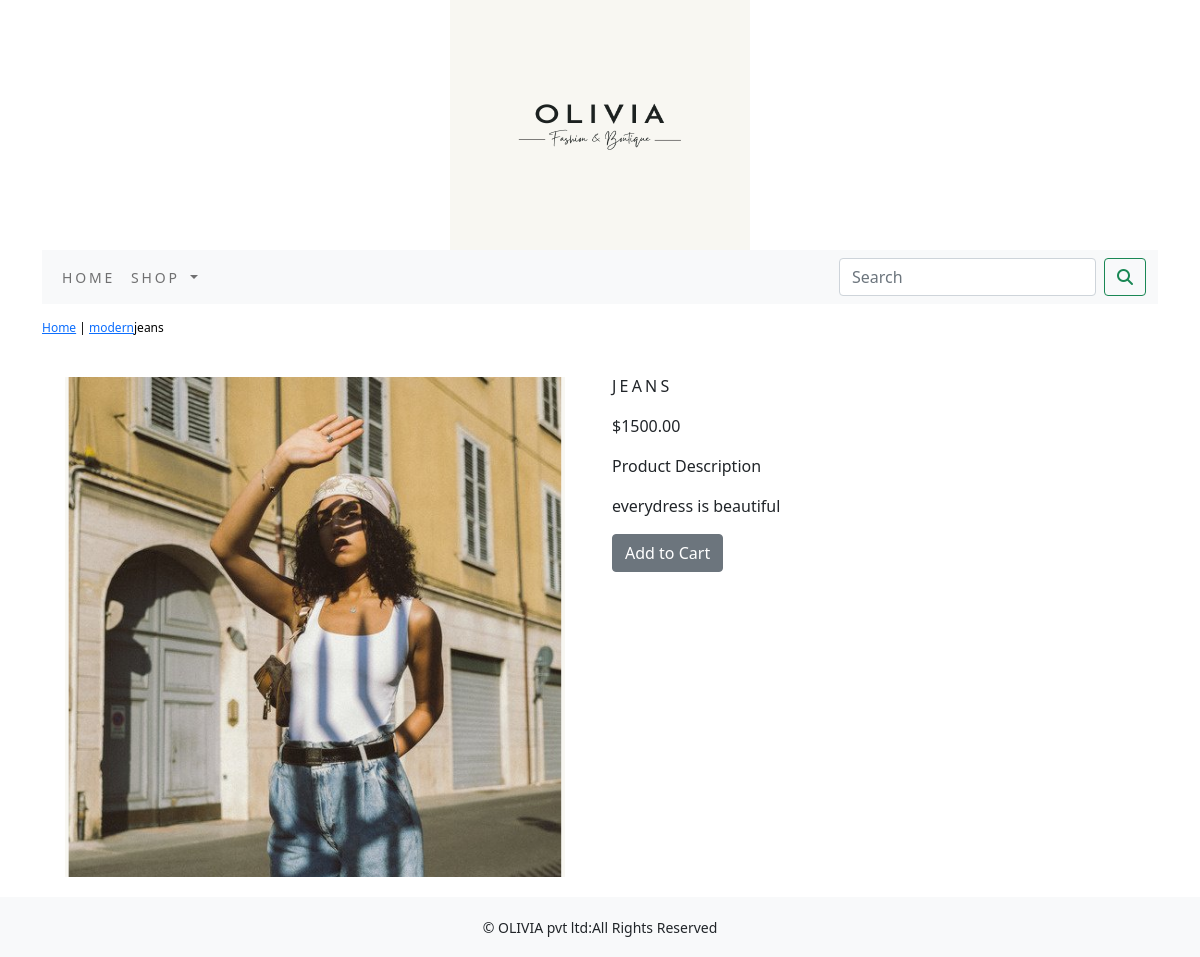
Page /shop/modern/jeans on the committed database.
### shop/models.py (models this page shows, shortened)
class Product(models.Model):
     name = models.CharField(max_length=250, unique=True)
     slug = models.SlugField(max_length=250, unique=True)
     description = models.TextField(blank=True)
     price=models.DecimalField(max_digits=10,decimal_places=2)
     category=models.ForeignKey(Category,on_delete=models.CASCADE)
     image = models.ImageField(upload_to='product', blank=True,default=None)
     stock=models.IntegerField()
     available=models.BooleanField(default=True)
     created=models.DateTimeField(auto_now_add=True)
     class Meta:
         ordering = ('name',)
         verbose_name = 'product'
         verbose_name_plural = 'products'

class Category(models.Model):
    name=models.CharField(max_length=250,unique=True)
    slug=models.SlugField(max_length=250,unique=True)
    description=models.TextField(blank=True)
    image=models.ImageField(upload_to='category',blank=True)
    class Meta:
        ordering=('name',)
        verbose_name='category'
        verbose_name_plural='categories'
    def get_url(self):
        return reverse('shop:product_by_category',args=[self.slug])
    def __str__(self):
        return '{}'.format(self.name)

### shop/views.py (the view)
# urls.py: path('<slug:c_slug>/<slug:product_slug>',views.ProDetail,name='prodCatdetail')
def ProDetail(request,c_slug,product_slug):
    try:
        product=Product.objects.get(category__slug=c_slug,slug=product_slug)
    except Exception as e:
        raise e
    return render(request,'product.html',{'product':product})

### cart/context_processors.py (called while the page is built)
def counter(request):
    item_count=0
    if 'admin' in request.path:
        return {}
    else:
        try:
            cart=Cart.objects.filter(cart_id=_cart_id(request))
            cart_items=CartItem.objects.all().filter(cart=cart[:1])
            for cart_item in cart_items:
                item_count=cart_item.quantity
        except Cart.DoesNotExist:
            item_count =0
    return dict(item_count=item_count)

### cart/views.py (called while the page is built)
def _cart_id(request):
    cart=request.session.session_key
    if not cart:
        cart=request.session.create()
    return cart

### shop/context_processors.py (called while the page is built)
def menu_links(request):
    links=Category.objects.all()
    return dict(links=links)

### templates/product.html (shortened to what this page needs)
{% extends 'base.html' %}
{% load static %}
{% block content %}
<div class="row my_prod_row_class">
    <div class="mx_auto">
        <p><a href="{% url 'shop:allProdCat' %}">Home</a> | <a href="{{product.category.get_url}}">{{product.category}}</a>{{product.name}}</p>
    </div>
<div class="container">
    <br>
<div class="row">
    <div class="col-12 col-sm-12 col-md-12 col-lg-6 text-center">
        <div style="min-width:18rem">
            <img src="{{product.image.url}}" alt="{{product.name}}">
        </div>
    </div>
    <div class="col-12 col-sm-12 col-md-12 col-lg-6">
        <h1 class="my_prod_title">{{product.name}}</h1>
        <p>${{product.price}}</p>
        <p class="my_title">Product Description</p>
        <p class="text-justify my_prod_text">{{product.description}}</p>
        {% if product.stock <= 0 %}
        <p class="text-justify my_prod_text"><b>Out of stock</b></p>
        {% else %}
        <a class="btn btn-secondary" href="{% url 'cart:add_cart' product.id %}">Add to Cart</a>
        {% endif %}
    </div>
</div>
</div>
</div>
{% endblock %}

### static/css/custom.css (style rules this page uses)
body { font-family: 'Roboto', sans-serif; }
.my_title { font-size:16px; text_transform:uppercase; letterspacing:.2em; }
.my_prod_row_class { padding-top:15px; padding-bottom:20px; }
.my_prod_row_class .mx_auto { color:#000; font-size:12px; text-decoration:none; }
.my_prod_title { font-size:16px; text-transform:uppercase; letter-spacing: .2em; padding-top; padding-bottom:10px; }

### rows in the picture
Product: category "modern", name "jeans", image (picture), name "JEANS", price "1500.00", description "everydress is beautiful"
